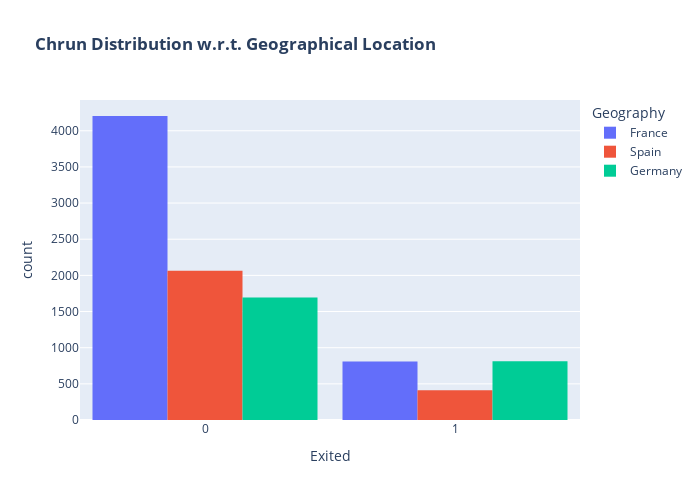

This figure's notebook cell:
### Markdown cell above
Approximately 25% of females churn and 16% of males churn.

### Code cell
# Geography Count by Exited Status

fig = px.histogram(churn_data, x="Exited", color="Geography", barmode="group",  title="<b>Chrun Distribution w.r.t. Geographical Location</b>")
fig.update_layout(width=700, height=500, bargap=0.1)
fig.show()

### Figure 1 — Plotly figure (JSON) as saved in the notebook; plotly's stock layout.template omitted (floating-point values rounded to 4 significant figures; data arrays with more than 128 entries replaced by an {"elided": "..."} marker saying what was removed)
{"data": [{"alignmentgroup": "True", "bingroup": "x", "hovertemplate": "Geography=France<br>Exited=%{x}<br>count=%{y}<extra></extra>", "legendgroup": "France", "marker": {"color": "#636efa", "pattern": {"shape": ""}}, "name": "France", "offsetgroup": "France", "orientation": "v", "showlegend": true, "type": "histogram", "x": {"elided": "5014 int values"}, "xaxis": "x", "yaxis": "y"}, {"alignmentgroup": "True", "bingroup": "x", "hovertemplate": "Geography=Spain<br>Exited=%{x}<br>count=%{y}<extra></extra>", "legendgroup": "Spain", "marker": {"color": "#EF553B", "pattern": {"shape": ""}}, "name": "Spain", "offsetgroup": "Spain", "orientation": "v", "showlegend": true, "type": "histogram", "x": {"elided": "2477 int values"}, "xaxis": "x", "yaxis": "y"}, {"alignmentgroup": "True", "bingroup": "x", "hovertemplate": "Geography=Germany<br>Exited=%{x}<br>count=%{y}<extra></extra>", "legendgroup": "Germany", "marker": {"color": "#00cc96", "pattern": {"shape": ""}}, "name": "Germany", "offsetgroup": "Germany", "orientation": "v", "showlegend": true, "type": "histogram", "x": {"elided": "2509 int values"}, "xaxis": "x", "yaxis": "y"}], "layout": {"bargap": 0.1, "barmode": "group", "height": 500, "legend": {"title": {"text": "Geography"}, "tracegroupgap": 0}, "title": {"text": "<b>Chrun Distribution w.r.t. Geographical Location</b>"}, "width": 700, "xaxis": {"anchor": "y", "domain": [0, 1], "title": {"text": "Exited"}}, "yaxis": {"anchor": "x", "domain": [0, 1], "title": {"text": "count"}}}}
